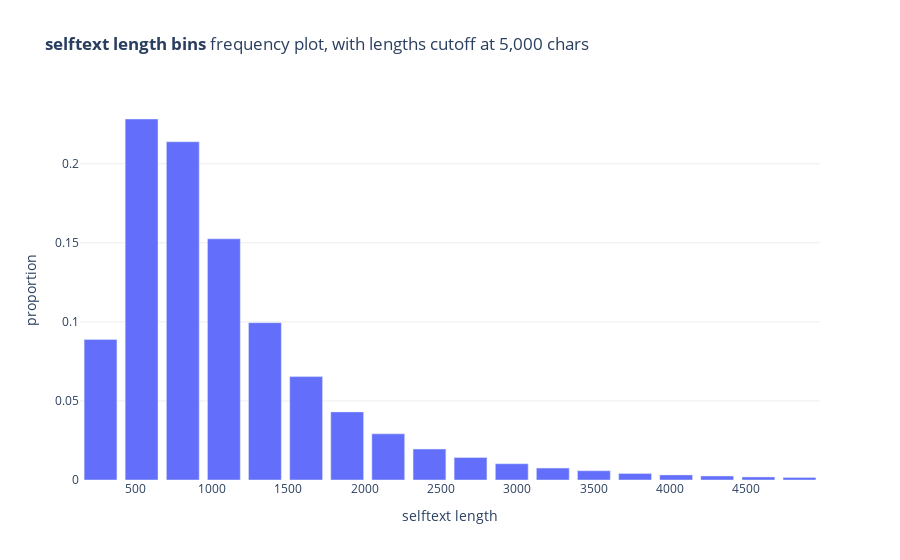

The notebook cell this image was saved under:
### Code cell
traces = []
trace = go.Bar(
    x=selftext_length_bins_ubs[:cutoff_ind],
    y=selftext_length_vcn['proportion'].iloc[:cutoff_ind],
)
traces.append(trace)

fig = go.Figure(traces)

    
fig.update_yaxes(gridcolor='#eee', title='proportion', rangemode='tozero')
fig.update_xaxes(title='selftext length')
fig.update_layout(
    title=f'<b>selftext length bins</b> frequency plot, with lengths cutoff at 5,000 chars',
    plot_bgcolor='#fff',
    showlegend=False,
    height=400
)

fig.show()

### Figure 1 — Plotly figure (JSON) as saved in the notebook; plotly's stock layout.template omitted (floating-point values rounded to 4 significant figures)
{"data": [{"type": "bar", "x": [270, 539, 809, 1078, 1347, 1617, 1886, 2155, 2425, 2694, 2964, 3233, 3502, 3772, 4041, 4310, 4580, 4849], "y": [0.08892, 0.2283, 0.2139, 0.1525, 0.09951, 0.06538, 0.04307, 0.02918, 0.01958, 0.01422, 0.01029, 0.007533, 0.005855, 0.004161, 0.003235, 0.002539, 0.001931, 0.001629]}], "layout": {"autosize": true, "plot_bgcolor": "#fff", "showlegend": false, "title": {"text": "<b>selftext length bins</b> frequency plot, with lengths cutoff at 5,000 chars"}, "xaxis": {"autorange": true, "range": [135.5, 4984.0], "title": {"text": "selftext length"}, "type": "linear"}, "yaxis": {"autorange": true, "gridcolor": "#eee", "range": [0, 0.2403], "rangemode": "tozero", "title": {"text": "proportion"}, "type": "linear"}}}
